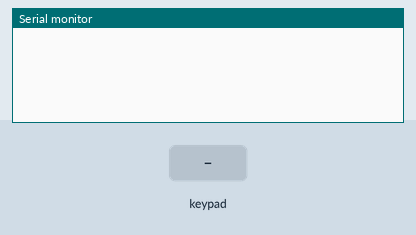
Bench run of a sketch on a simulated Arduino Uno, built with avr-gcc and run on an emulated ATmega328P. Parts: the last lines printed to the serial monitor. The inputs (shaded band) are chosen by the test bench.

Above: at 1.2 s.
1.3 s: key '1' pressed
At 2.5 s:
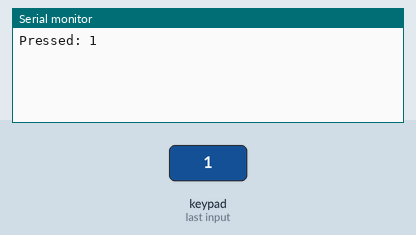
2.8 s: keypad keys 1 1 1 1 # pressed 0.4 s apart
At 5.0 s:
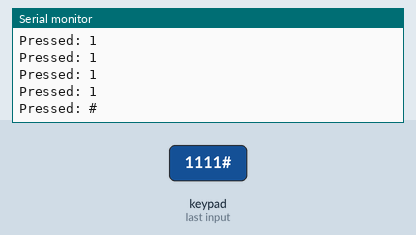
6.3 s: key 'A' pressed
At 6.6 s:
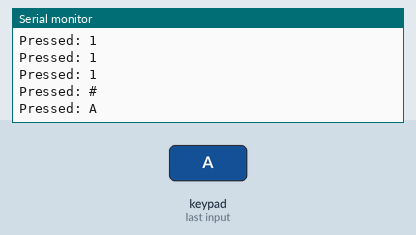
7.8 s: keypad keys 1 1 1 1 * pressed 0.4 s apart
At 10.4 s:
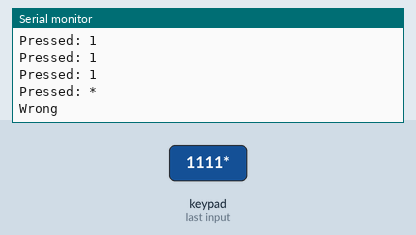
11.3 s: key 'B' pressed
At 12.5 s:
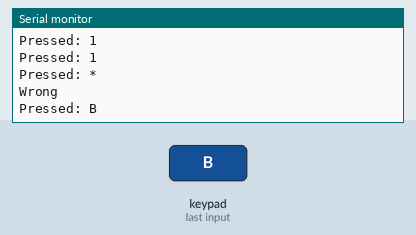
12.8 s: keypad keys 1 1 1 1 D pressed 0.4 s apart
At 15.2 s:
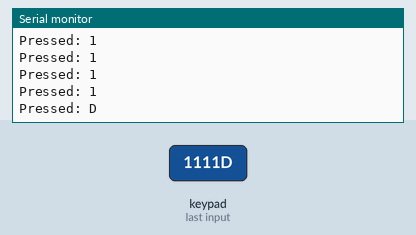

The sketch:

PasswordKeypad.ino
```cpp
/*
||  Simple Password Entry Using Matrix Keypad
||  4/5/2012 Updates Nathan Sobieck: Nathan@Sobisource.com
||
*/


//* is to validate password
//# is to reset password attempt

/////////////////////////////////////////////////////////////////

#include <Password.h> //http://www.arduino.cc/playground/uploads/Code/Password.zip
#include <Keypad.h> //http://www.arduino.cc/playground/uploads/Code/Keypad.zip

Password password = Password( "1111" );

const byte ROWS = 4; // Four rows
const byte COLS = 4; //  columns
// Define the Keymap
char keys[ROWS][COLS] = {
  {'1','2','3','A'},
  {'4','5','6','B'},
  {'7','8','9','C'},
  {'*','0','#','D'}
};

byte rowPins[ROWS] = {11,10,9,8};// Connect keypad ROW0, ROW1, ROW2 and ROW3 to these Arduino pins.
byte colPins[COLS] = {7,6,5,4};// Connect keypad COL0, COL1 and COL2 to these Arduino pins.


// Create the Keypad
Keypad keypad = Keypad( makeKeymap(keys), rowPins, colPins, ROWS, COLS );

void setup(){

  Serial.begin(9600);
  keypad.addEventListener(keypadEvent); //add an event listener for this keypad
}

void loop(){
  keypad.getKey();
}

//take care of some special events
void keypadEvent(KeypadEvent eKey){
  switch (keypad.getState()){
    case PRESSED:
	Serial.print("Pressed: ");
	Serial.println(eKey);
	switch (eKey){
	  case '*': checkPassword(); break;
	  case '#': password.reset(); break;
	  default: password.append(eKey);
     }
  }
}

void checkPassword(){
  if (password.evaluate()){
    Serial.println("Success");
    //Add code to run if it works
  }else{
    Serial.println("Wrong");
    //add code to run if it did not work
  }
}
```

Measured:
- after the input at 1.3 s, the serial monitor: prints a new line at once (image 1)
- after the input at 2.8 s, the serial monitor: prints a new line after 1.6 s (image 2)
- after the input at 6.3 s, the serial monitor: prints a new line at once (image 3)
- after the input at 7.8 s, the serial monitor: prints a new line at once (image 4)
- after the input at 11.3 s, the serial monitor: prints a new line at once (image 5)
- after the input at 12.8 s, the serial monitor: prints a new line at once (image 6)
